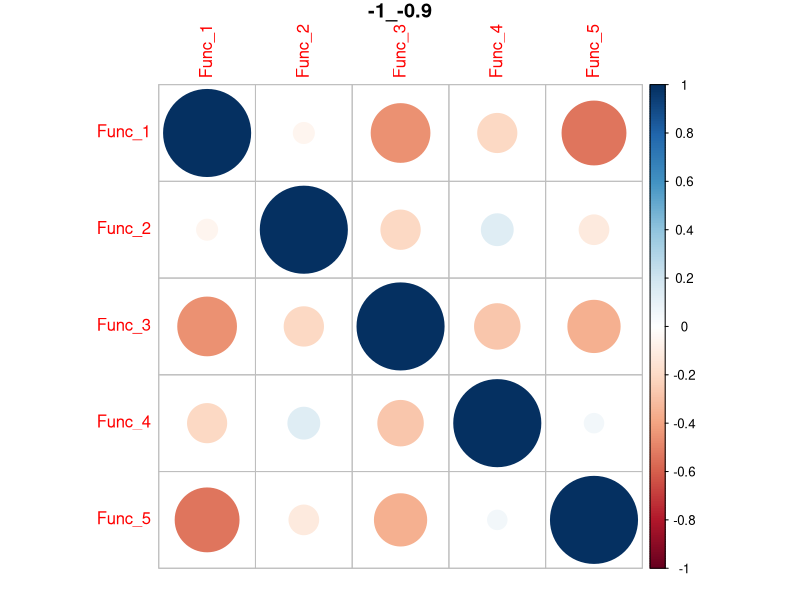
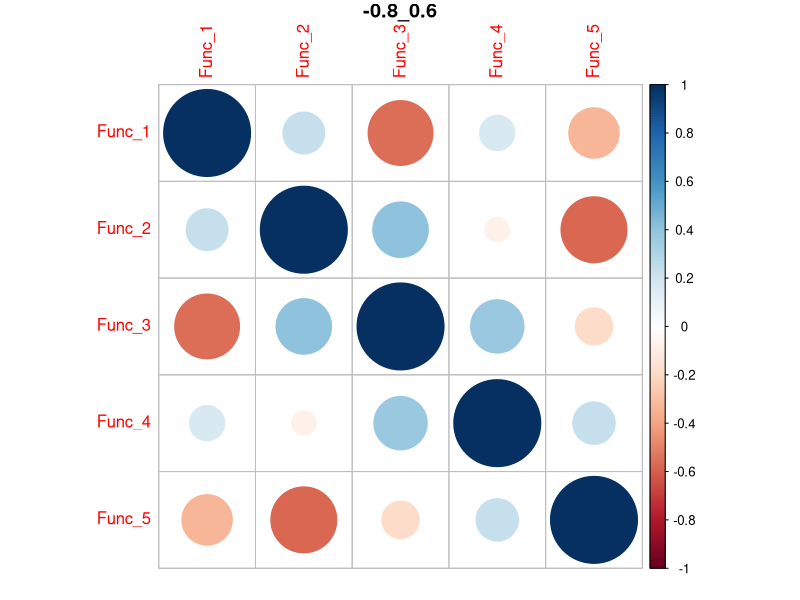
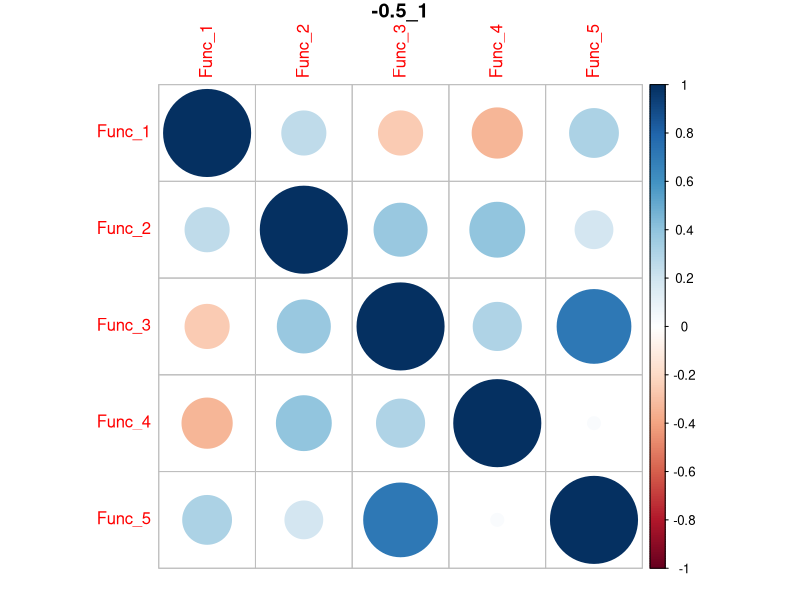
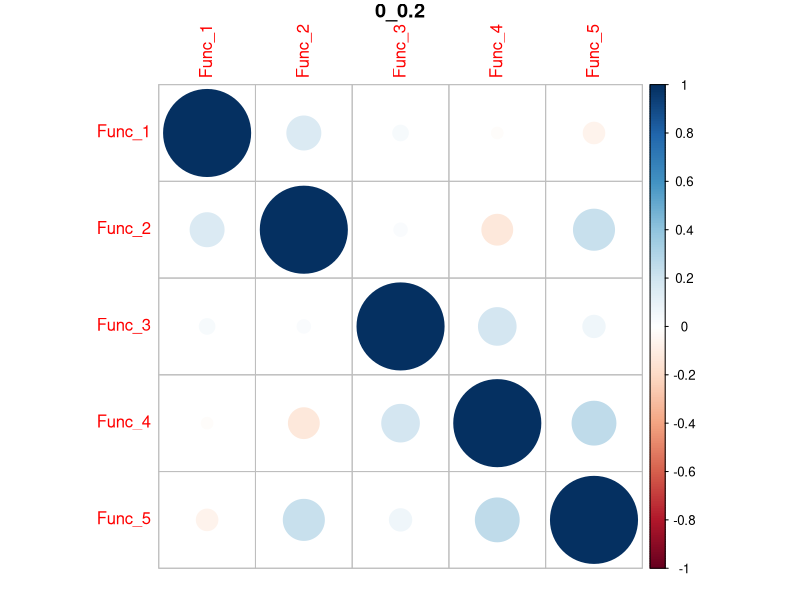
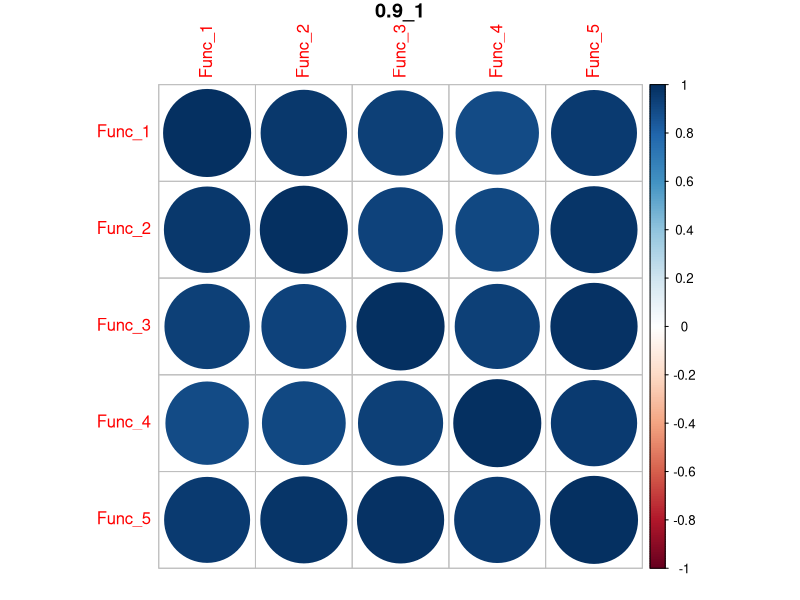
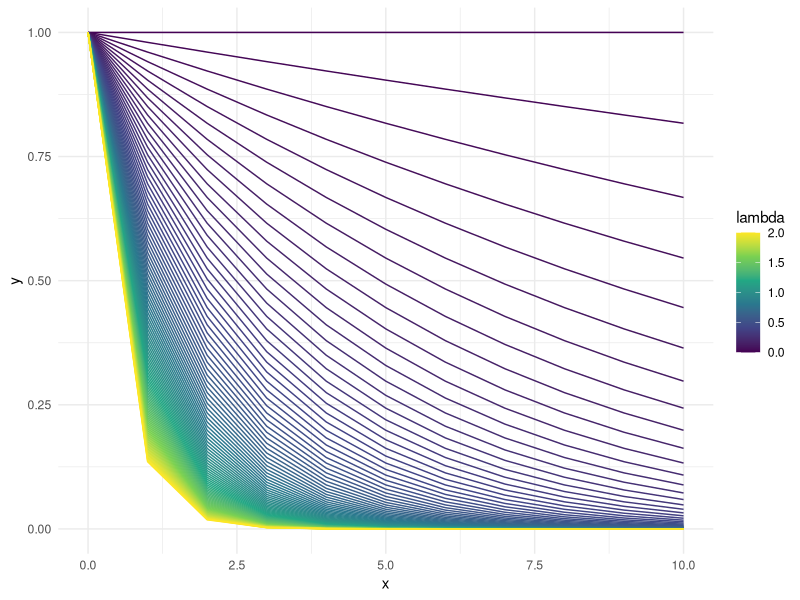

Generate these figures, in order, with R:
## ---- chunk 1
library(dplyr)
library(tidyr)
library(Matrix)
library(corrplot)
library(ggplot2)
## ---- chunk 2
# number of functions
funcnum <- 5

# range of average correlations among functions
# also defines how many datframes will be generated

# not that I go from -1 to 1 here but in practice only strong negative correlations aren't possible 

min = seq(-1,1,0.1)
max = seq(-1,1,0.1)

limit_df <- 
expand_grid(min,max) %>% 
  filter(min < max)

# make list of data frames with the (approximate) average correlations above
Func_cor_list <- 
limit_df %>% 
  mutate(split = 1:n()) %>% 
  split(., .$split) %>% 
  lapply(., function(x) { 
  
  # make correlation matrix 
cormat <- funcnum*(funcnum-1)/2
cormat <- runif(cormat, min=x$min, max=x$max)
M <- matrix(ncol = funcnum, nrow = funcnum)
M[upper.tri(M,diag=F)] <- cormat
M[lower.tri(M,diag=F)] <- t(M)[lower.tri(M, diag=F)]
diag(M) <- 1

 #make covariance matrix
sd <- rnorm(funcnum, 5 , 2)
M <- M* (sd %*% t(sd))

#find closest positive definite covariance matrix
M <- nearPD(M)$mat

#draw function values for 100 plots and 10 functions with the specified covariance structure
Func <- MASS::mvrnorm(100, rep(0.5,funcnum), Sigma = M)

#shift to positive
Func <- Func + abs(min(Func))

#standardise by max
Func <- apply(Func, 2, function(x) x/max(x))

#add row names and col names
colnames(Func) <- paste("Func", 1:ncol(Func), sep = "_")
rownames(Func) <- paste("plot", 1:nrow(Func), sep = "_")

return(Func)
})

names(Func_cor_list) <- unlist(apply(limit_df, 1, paste, collapse = "_"))
## ---- chunk 3
whichplots <- seq(1,length(Func_cor_list), length.out = 5)

invisible(lapply(whichplots, function(x) corrplot(cor(Func_cor_list[[x]]), title = names(Func_cor_list)[x], mar = c(1, 1, 1, 1))))

Func_cor_list %>% length()

Func_cor_list[[1]]

## ---- chunk 4
exp_decay <- function(x, lambda){
      y = exp(1)^(-lambda * x)
      DF <- tibble(x = x,
                   y = y)
      return(DF)
    }
## ---- chunk 5
# steepness of exponential decay
lambda <- seq(0,2,length.out = 100)

nfunc <- 10

for (i in seq_along(lambda)){
  if(i == 1){
    DF <- exp_decay(seq(0,nfunc,1), lambda[i])
    DF$lambda <- lambda[i]
  }
  if(i > 1){
    DF_t = exp_decay(seq(0,nfunc,1), lambda[i])
    DF_t$lambda <- lambda[i]
    DF <- bind_rows(DF, DF_t)
  }
}

ggplot(DF, aes(x = x, y = y, colour = lambda))+
  geom_line(aes(group = as.factor(lambda)))+
  scale_color_viridis_c()+
  theme_minimal()
